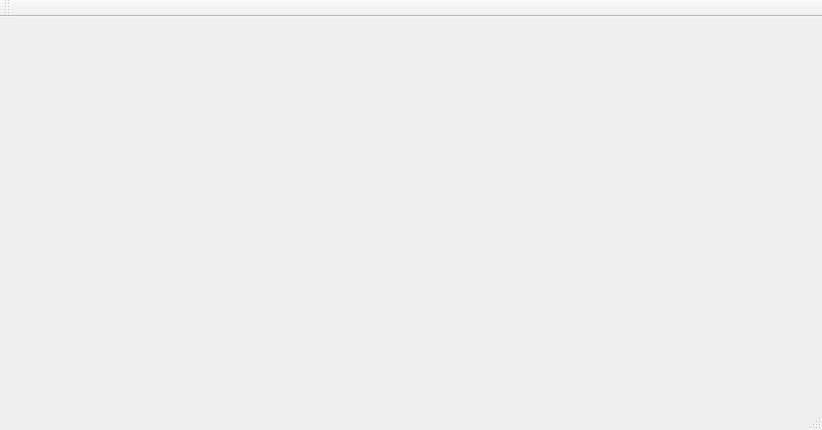
<?xml version="1.0" encoding="UTF-8"?>
<ui version="4.0">
 <class>uddac2016::MainWindow</class>
 <widget class="QMainWindow" name="uddac2016::MainWindow">
  <property name="geometry">
   <rect>
    <x>0</x>
    <y>0</y>
    <width>822</width>
    <height>430</height>
   </rect>
  </property>
  <property name="windowTitle">
   <string>MainWindow</string>
  </property>
  <widget class="QWidget" name="centralWidget">
   <layout class="QHBoxLayout" name="horizontalLayout">
    <item>
     <widget class="mysfmlcanvas" name="Canvas" native="true"/>
    </item>
   </layout>
  </widget>
  <widget class="QToolBar" name="mainToolBar">
   <attribute name="toolBarArea">
    <enum>TopToolBarArea</enum>
   </attribute>
   <attribute name="toolBarBreak">
    <bool>false</bool>
   </attribute>
  </widget>
  <widget class="QStatusBar" name="statusBar"/>
  <widget class="MainWindowMenuBar" name="menuBar">
   <property name="geometry">
    <rect>
     <x>0</x>
     <y>0</y>
     <width>822</width>
     <height>20</height>
    </rect>
   </property>
  </widget>
 </widget>
 <layoutdefault spacing="6" margin="11"/>
 <customwidgets>
  <customwidget>
   <class>mysfmlcanvas</class>
   <extends>QWidget</extends>
   <header>sfml/mysfmlcanvas.h</header>
   <container>1</container>
  </customwidget>
  <customwidget>
   <class>MainWindowMenuBar</class>
   <extends>QMenuBar</extends>
   <header>mainwindowmenubar.h</header>
  </customwidget>
 </customwidgets>
 <resources/>
 <connections/>
</ui>
